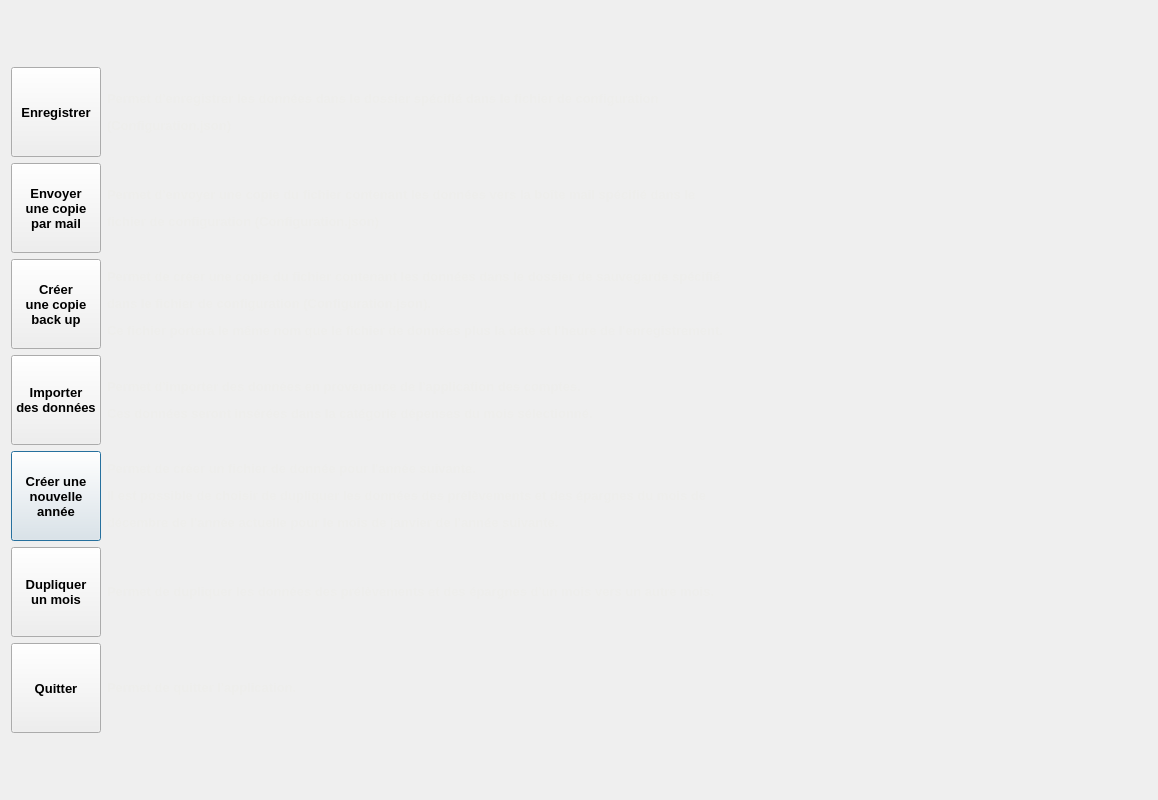
<?xml version="1.0" encoding="UTF-8"?>
<ui version="4.0">
 <class>Dialog</class>
 <widget class="QDialog" name="Dialog">
  <property name="geometry">
   <rect>
    <x>0</x>
    <y>0</y>
    <width>1158</width>
    <height>800</height>
   </rect>
  </property>
  <property name="windowTitle">
   <string/>
  </property>
  <layout class="QGridLayout" name="gridLayout">
   <item row="3" column="1">
    <widget class="QLabel" name="label_3">
     <property name="palette">
      <palette>
       <active>
        <colorrole role="WindowText">
         <brush brushstyle="SolidPattern">
          <color alpha="255">
           <red>238</red>
           <green>238</green>
           <blue>236</blue>
          </color>
         </brush>
        </colorrole>
       </active>
       <inactive>
        <colorrole role="WindowText">
         <brush brushstyle="SolidPattern">
          <color alpha="255">
           <red>238</red>
           <green>238</green>
           <blue>236</blue>
          </color>
         </brush>
        </colorrole>
       </inactive>
       <disabled>
        <colorrole role="WindowText">
         <brush brushstyle="SolidPattern">
          <color alpha="255">
           <red>190</red>
           <green>190</green>
           <blue>190</blue>
          </color>
         </brush>
        </colorrole>
       </disabled>
      </palette>
     </property>
     <property name="font">
      <font>
       <weight>75</weight>
       <bold>true</bold>
      </font>
     </property>
     <property name="text">
      <string>&lt;html&gt;&lt;head/&gt;&lt;body&gt;&lt;p&gt;&lt;span style=&quot; font-size:10pt;&quot;&gt;Permet de créer une copie du fichier contenant les données dans le dossier de sauvegarde spécifié&lt;/span&gt;&lt;/p&gt;&lt;p&gt;&lt;span style=&quot; font-size:10pt;&quot;&gt;dans le fichier de configuration (Configuration.json).&lt;/span&gt;&lt;/p&gt;&lt;p&gt;&lt;span style=&quot; font-size:10pt;&quot;&gt;Ce fichier portera le même nom que le fichier de données plus la date et l'heure de l'enregistrement.&lt;/span&gt;&lt;/p&gt;&lt;/body&gt;&lt;/html&gt;</string>
     </property>
    </widget>
   </item>
   <item row="2" column="1">
    <widget class="QLabel" name="label_2">
     <property name="palette">
      <palette>
       <active>
        <colorrole role="WindowText">
         <brush brushstyle="SolidPattern">
          <color alpha="255">
           <red>238</red>
           <green>238</green>
           <blue>236</blue>
          </color>
         </brush>
        </colorrole>
       </active>
       <inactive>
        <colorrole role="WindowText">
         <brush brushstyle="SolidPattern">
          <color alpha="255">
           <red>238</red>
           <green>238</green>
           <blue>236</blue>
          </color>
         </brush>
        </colorrole>
       </inactive>
       <disabled>
        <colorrole role="WindowText">
         <brush brushstyle="SolidPattern">
          <color alpha="255">
           <red>190</red>
           <green>190</green>
           <blue>190</blue>
          </color>
         </brush>
        </colorrole>
       </disabled>
      </palette>
     </property>
     <property name="font">
      <font>
       <weight>75</weight>
       <bold>true</bold>
      </font>
     </property>
     <property name="text">
      <string>&lt;html&gt;&lt;head/&gt;&lt;body&gt;&lt;p&gt;&lt;span style=&quot; font-size:10pt;&quot;&gt;Permet d'envoyer une copie du fichier contenant les données vers la boîte mail spécifié dans le&lt;/span&gt;&lt;/p&gt;&lt;p&gt;&lt;span style=&quot; font-size:10pt;&quot;&gt;fichier de configuration (Configuration.json)&lt;/span&gt;&lt;/p&gt;&lt;/body&gt;&lt;/html&gt;</string>
     </property>
    </widget>
   </item>
   <item row="5" column="0">
    <widget class="QPushButton" name="B_Nouvelle_annee">
     <property name="minimumSize">
      <size>
       <width>90</width>
       <height>90</height>
      </size>
     </property>
     <property name="maximumSize">
      <size>
       <width>90</width>
       <height>90</height>
      </size>
     </property>
     <property name="font">
      <font>
       <pointsize>10</pointsize>
       <weight>75</weight>
       <bold>true</bold>
      </font>
     </property>
     <property name="text">
      <string>Créer une
nouvelle
année</string>
     </property>
    </widget>
   </item>
   <item row="1" column="0">
    <widget class="QPushButton" name="B_Enregistrer">
     <property name="minimumSize">
      <size>
       <width>90</width>
       <height>90</height>
      </size>
     </property>
     <property name="maximumSize">
      <size>
       <width>90</width>
       <height>90</height>
      </size>
     </property>
     <property name="font">
      <font>
       <pointsize>10</pointsize>
       <weight>75</weight>
       <bold>true</bold>
      </font>
     </property>
     <property name="text">
      <string>Enregistrer</string>
     </property>
    </widget>
   </item>
   <item row="7" column="1">
    <widget class="QLabel" name="label_6">
     <property name="palette">
      <palette>
       <active>
        <colorrole role="WindowText">
         <brush brushstyle="SolidPattern">
          <color alpha="255">
           <red>238</red>
           <green>238</green>
           <blue>236</blue>
          </color>
         </brush>
        </colorrole>
       </active>
       <inactive>
        <colorrole role="WindowText">
         <brush brushstyle="SolidPattern">
          <color alpha="255">
           <red>238</red>
           <green>238</green>
           <blue>236</blue>
          </color>
         </brush>
        </colorrole>
       </inactive>
       <disabled>
        <colorrole role="WindowText">
         <brush brushstyle="SolidPattern">
          <color alpha="255">
           <red>190</red>
           <green>190</green>
           <blue>190</blue>
          </color>
         </brush>
        </colorrole>
       </disabled>
      </palette>
     </property>
     <property name="font">
      <font>
       <weight>75</weight>
       <bold>true</bold>
      </font>
     </property>
     <property name="text">
      <string>&lt;html&gt;&lt;head/&gt;&lt;body&gt;&lt;p&gt;&lt;span style=&quot; font-size:10pt;&quot;&gt;Permet de quitter l'application.&lt;/span&gt;&lt;/p&gt;&lt;/body&gt;&lt;/html&gt;</string>
     </property>
    </widget>
   </item>
   <item row="2" column="0">
    <widget class="QPushButton" name="B_Copie_mail">
     <property name="minimumSize">
      <size>
       <width>90</width>
       <height>90</height>
      </size>
     </property>
     <property name="maximumSize">
      <size>
       <width>90</width>
       <height>90</height>
      </size>
     </property>
     <property name="font">
      <font>
       <pointsize>10</pointsize>
       <weight>75</weight>
       <bold>true</bold>
      </font>
     </property>
     <property name="text">
      <string>Envoyer
une copie
par mail</string>
     </property>
    </widget>
   </item>
   <item row="7" column="0">
    <widget class="QPushButton" name="B_Quitter">
     <property name="minimumSize">
      <size>
       <width>90</width>
       <height>90</height>
      </size>
     </property>
     <property name="maximumSize">
      <size>
       <width>90</width>
       <height>90</height>
      </size>
     </property>
     <property name="font">
      <font>
       <pointsize>10</pointsize>
       <weight>75</weight>
       <bold>true</bold>
      </font>
     </property>
     <property name="text">
      <string>Quitter</string>
     </property>
    </widget>
   </item>
   <item row="3" column="0">
    <widget class="QPushButton" name="B_Copie_back_up">
     <property name="minimumSize">
      <size>
       <width>90</width>
       <height>90</height>
      </size>
     </property>
     <property name="maximumSize">
      <size>
       <width>90</width>
       <height>90</height>
      </size>
     </property>
     <property name="font">
      <font>
       <pointsize>10</pointsize>
       <weight>75</weight>
       <bold>true</bold>
      </font>
     </property>
     <property name="text">
      <string>Créer
une copie
back up</string>
     </property>
    </widget>
   </item>
   <item row="6" column="0">
    <widget class="QPushButton" name="B_Dupliquer_mois">
     <property name="minimumSize">
      <size>
       <width>90</width>
       <height>90</height>
      </size>
     </property>
     <property name="maximumSize">
      <size>
       <width>90</width>
       <height>90</height>
      </size>
     </property>
     <property name="font">
      <font>
       <pointsize>10</pointsize>
       <weight>75</weight>
       <bold>true</bold>
      </font>
     </property>
     <property name="styleSheet">
      <string notr="true"/>
     </property>
     <property name="text">
      <string>Dupliquer
un mois</string>
     </property>
    </widget>
   </item>
   <item row="1" column="1">
    <widget class="QLabel" name="label">
     <property name="palette">
      <palette>
       <active>
        <colorrole role="WindowText">
         <brush brushstyle="SolidPattern">
          <color alpha="255">
           <red>238</red>
           <green>238</green>
           <blue>236</blue>
          </color>
         </brush>
        </colorrole>
       </active>
       <inactive>
        <colorrole role="WindowText">
         <brush brushstyle="SolidPattern">
          <color alpha="255">
           <red>238</red>
           <green>238</green>
           <blue>236</blue>
          </color>
         </brush>
        </colorrole>
       </inactive>
       <disabled>
        <colorrole role="WindowText">
         <brush brushstyle="SolidPattern">
          <color alpha="255">
           <red>190</red>
           <green>190</green>
           <blue>190</blue>
          </color>
         </brush>
        </colorrole>
       </disabled>
      </palette>
     </property>
     <property name="font">
      <font>
       <weight>75</weight>
       <bold>true</bold>
      </font>
     </property>
     <property name="text">
      <string>&lt;html&gt;&lt;head/&gt;&lt;body&gt;&lt;p&gt;&lt;span style=&quot; font-size:10pt;&quot;&gt;Permet d'enregistrer les données dans le dossier spécifié dans le fichier de configuration&lt;/span&gt;&lt;/p&gt;&lt;p&gt;&lt;span style=&quot; font-size:10pt;&quot;&gt;(Configuration.json)&lt;/span&gt;&lt;/p&gt;&lt;/body&gt;&lt;/html&gt;</string>
     </property>
    </widget>
   </item>
   <item row="6" column="1">
    <widget class="QLabel" name="label_5">
     <property name="palette">
      <palette>
       <active>
        <colorrole role="WindowText">
         <brush brushstyle="SolidPattern">
          <color alpha="255">
           <red>238</red>
           <green>238</green>
           <blue>236</blue>
          </color>
         </brush>
        </colorrole>
       </active>
       <inactive>
        <colorrole role="WindowText">
         <brush brushstyle="SolidPattern">
          <color alpha="255">
           <red>238</red>
           <green>238</green>
           <blue>236</blue>
          </color>
         </brush>
        </colorrole>
       </inactive>
       <disabled>
        <colorrole role="WindowText">
         <brush brushstyle="SolidPattern">
          <color alpha="255">
           <red>190</red>
           <green>190</green>
           <blue>190</blue>
          </color>
         </brush>
        </colorrole>
       </disabled>
      </palette>
     </property>
     <property name="font">
      <font>
       <weight>75</weight>
       <bold>true</bold>
      </font>
     </property>
     <property name="text">
      <string>&lt;html&gt;&lt;head/&gt;&lt;body&gt;&lt;p&gt;&lt;span style=&quot; font-size:10pt;&quot;&gt;Permet de dupliquer les données des prélèvements et des épargnes d'un mois vers un autre mois.&lt;/span&gt;&lt;/p&gt;&lt;/body&gt;&lt;/html&gt;</string>
     </property>
    </widget>
   </item>
   <item row="0" column="0">
    <spacer name="verticalSpacer">
     <property name="orientation">
      <enum>Qt::Vertical</enum>
     </property>
     <property name="sizeHint" stdset="0">
      <size>
       <width>20</width>
       <height>40</height>
      </size>
     </property>
    </spacer>
   </item>
   <item row="8" column="0">
    <spacer name="verticalSpacer_2">
     <property name="orientation">
      <enum>Qt::Vertical</enum>
     </property>
     <property name="sizeHint" stdset="0">
      <size>
       <width>20</width>
       <height>40</height>
      </size>
     </property>
    </spacer>
   </item>
   <item row="4" column="0">
    <widget class="QPushButton" name="B_Importer_donnees">
     <property name="minimumSize">
      <size>
       <width>90</width>
       <height>90</height>
      </size>
     </property>
     <property name="maximumSize">
      <size>
       <width>90</width>
       <height>90</height>
      </size>
     </property>
     <property name="font">
      <font>
       <pointsize>10</pointsize>
       <weight>75</weight>
       <bold>true</bold>
      </font>
     </property>
     <property name="text">
      <string>Importer
des données</string>
     </property>
    </widget>
   </item>
   <item row="4" column="1">
    <widget class="QLabel" name="label_7">
     <property name="palette">
      <palette>
       <active>
        <colorrole role="WindowText">
         <brush brushstyle="SolidPattern">
          <color alpha="255">
           <red>238</red>
           <green>238</green>
           <blue>236</blue>
          </color>
         </brush>
        </colorrole>
       </active>
       <inactive>
        <colorrole role="WindowText">
         <brush brushstyle="SolidPattern">
          <color alpha="255">
           <red>238</red>
           <green>238</green>
           <blue>236</blue>
          </color>
         </brush>
        </colorrole>
       </inactive>
       <disabled>
        <colorrole role="WindowText">
         <brush brushstyle="SolidPattern">
          <color alpha="255">
           <red>190</red>
           <green>190</green>
           <blue>190</blue>
          </color>
         </brush>
        </colorrole>
       </disabled>
      </palette>
     </property>
     <property name="font">
      <font>
       <weight>75</weight>
       <bold>true</bold>
      </font>
     </property>
     <property name="mouseTracking">
      <bool>true</bool>
     </property>
     <property name="text">
      <string>&lt;html&gt;&lt;head/&gt;&lt;body&gt;&lt;p&gt;&lt;span style=&quot; font-size:10pt;&quot;&gt;Permet d'importer des données en provenance de l'application des comptes.&lt;/span&gt;&lt;/p&gt;&lt;p&gt;&lt;span style=&quot; font-size:10pt;&quot;&gt;Ces données seront insérées dans la catégorie dépenses du mois sélectionné.&lt;/span&gt;&lt;/p&gt;&lt;/body&gt;&lt;/html&gt;</string>
     </property>
    </widget>
   </item>
   <item row="5" column="1">
    <widget class="QLabel" name="label_4">
     <property name="palette">
      <palette>
       <active>
        <colorrole role="WindowText">
         <brush brushstyle="SolidPattern">
          <color alpha="255">
           <red>238</red>
           <green>238</green>
           <blue>236</blue>
          </color>
         </brush>
        </colorrole>
       </active>
       <inactive>
        <colorrole role="WindowText">
         <brush brushstyle="SolidPattern">
          <color alpha="255">
           <red>238</red>
           <green>238</green>
           <blue>236</blue>
          </color>
         </brush>
        </colorrole>
       </inactive>
       <disabled>
        <colorrole role="WindowText">
         <brush brushstyle="SolidPattern">
          <color alpha="255">
           <red>190</red>
           <green>190</green>
           <blue>190</blue>
          </color>
         </brush>
        </colorrole>
       </disabled>
      </palette>
     </property>
     <property name="font">
      <font>
       <weight>75</weight>
       <bold>true</bold>
      </font>
     </property>
     <property name="text">
      <string>&lt;html&gt;&lt;head/&gt;&lt;body&gt;&lt;p&gt;&lt;span style=&quot; font-size:10pt;&quot;&gt;Permet de créer un fichier de donnée pour l'année suivante.&lt;/span&gt;&lt;/p&gt;&lt;p&gt;&lt;span style=&quot; font-size:10pt;&quot;&gt;Il est possible de choisir de dupliquer les données des prélèvements et des épargnes du mois de&lt;/span&gt;&lt;/p&gt;&lt;p&gt;&lt;span style=&quot; font-size:10pt;&quot;&gt;décembre de l'année actuelle pour le mois de janvier de l'année suivante.&lt;/span&gt;&lt;/p&gt;&lt;/body&gt;&lt;/html&gt;</string>
     </property>
    </widget>
   </item>
  </layout>
 </widget>
 <tabstops>
  <tabstop>B_Enregistrer</tabstop>
  <tabstop>B_Copie_mail</tabstop>
  <tabstop>B_Copie_back_up</tabstop>
  <tabstop>B_Importer_donnees</tabstop>
  <tabstop>B_Nouvelle_annee</tabstop>
  <tabstop>B_Dupliquer_mois</tabstop>
  <tabstop>B_Quitter</tabstop>
 </tabstops>
 <resources/>
 <connections/>
</ui>
